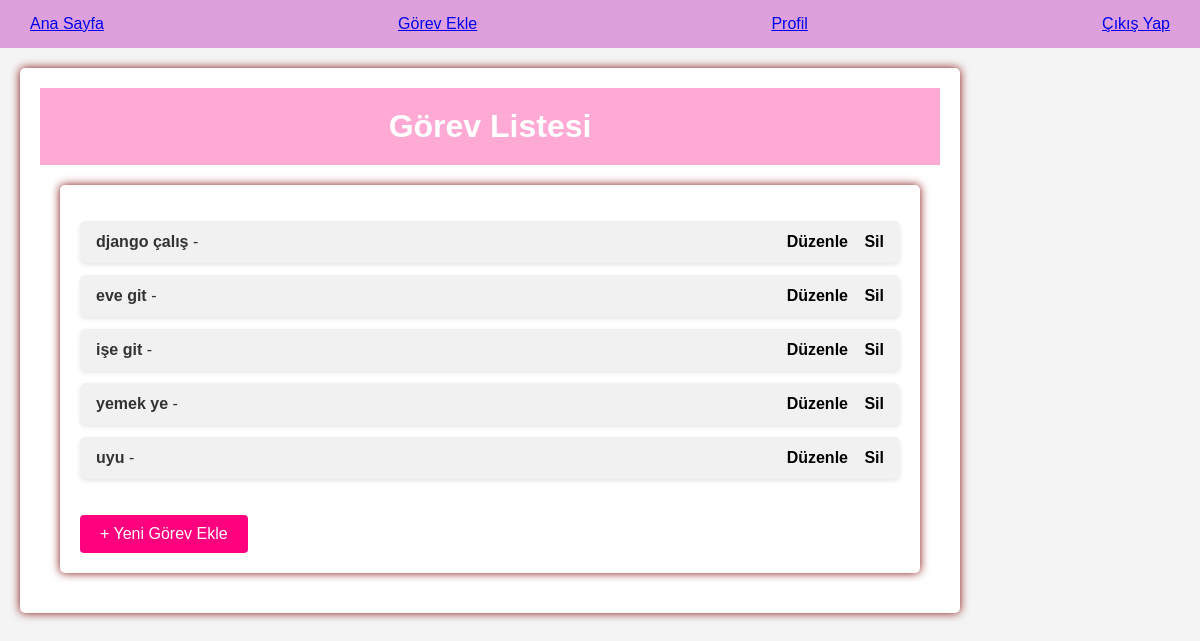
The page /tasks/ (signed in) on the database as committed earlier.
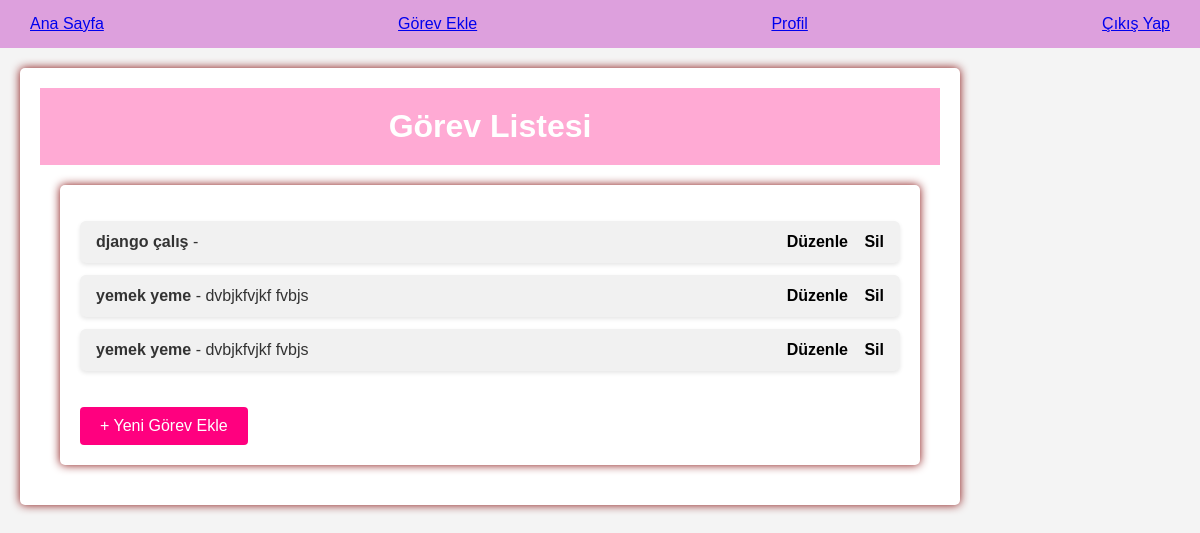
The same page on the database as committed later.
### tasks/models.py (models this page shows, shortened)
class Task(models.Model):
    user = models.ForeignKey(settings.AUTH_USER_MODEL, on_delete=models.CASCADE)
    title = models.CharField(max_length=255)
    description = models.TextField(blank=True, null=True)
    completed = models.BooleanField(default=False)
    created_at = models.DateTimeField(auto_now_add=True)

### tasks/views.py (the view)
# urls.py: path('tasks/',views.task_list, name='task_list'),
@login_required
def task_list(request):
    tasks = Task.objects.filter(user=request.user)
    return render(request, 'task_list.html', {'tasks': tasks})

### templates/task_list.html (shortened to what this page needs)
<!DOCTYPE html>
<html lang="tr">
<head>
</head>
<body>
    {% extends "navbar.html" %}
    {% block content %}
        <header>
            <h1>Görev Listesi</h1>
        </header>
        <div class="container">
            <ul>
                {% for task in tasks %}
                <li>
                    <div class="task-info">
                        <strong>{{ task.title }}</strong> - {{ task.description }}
                    </div>
                    <div class="task-actions">
                        <a href="{% url 'update_task' task_id=task.id %}">Düzenle</a>
                        <a href="{% url 'delete_task' task_id=task.id %}" class="delete-action">Sil</a>
                    </div>
                </li>
                {% empty %}
                    <p>Henüz görev eklenmemiş.</p>
                {% endfor %}
            </ul>
            <a href="{% url 'create_task' %}" class="new-task-btn">+ Yeni Görev Ekle</a>
        </div>
    {% endblock %}

### templates/navbar.html (shortened to what this page needs)
<!DOCTYPE html>
<html lang="tr">
<head>
</head>
<body>
    <div class="navbar">
        <a href="{% url 'task_list' %}">Ana Sayfa</a>
        <a href="{% url 'create_task' %}">Görev Ekle</a>
        {% if user.is_authenticated %}
            <a href="{% url 'profil' %}" class="navbar-right">Profil</a>
            <a href="{% url 'logout' %}" class="navbar-right">Çıkış Yap</a>
        {% else %}
            <a href="{% url 'login' %}" class="navbar-right">Giriş Yap</a>
            <a href="{% url 'register' %}" class="navbar-right">Kayıt Ol</a>
        {% endif %}
    </div>
    <div class="container">
        {% block content %}{% endblock %}
    </div>
</body>
</html>

### templates/task_list.html (style rules this page uses)
body { font-family: 'Arial', sans-serif; background-color: #f8f9fa; color: #333; margin: 0; padding: 0; }
header { background-color: #ffaad4; color: white; padding: 20px 0; text-align: center; }
header h1 { margin: 0; font-size: 2rem; }
.container { max-width: 900px; margin: 20px auto; padding: 20px; background-color: white; border-radius: 8px; box-shadow: 0 4px 8px rgba(0, 0, 0, 0.1); }
ul { list-style: none; padding: 0; }
li { display: flex; justify-content: space-between; align-items: center; padding: 12px 16px; margin-bottom: 12px; background-color: #f1f1f1; border-radius: 6px; box-shadow: 0 2px 4px rgba(0, 0, 0, 0.1); }
.task-info { flex-grow: 1; font-size: 1rem; }
.task-actions a { margin-left: 12px; text-decoration: none; font-weight: bold; color: #000000; transition: color 0.3s; }
.delete-action { color: red; }
.new-task-btn { display: inline-block; padding: 10px 20px; background-color: #ff007f; color: white; text-decoration: none; border-radius: 4px; font-size: 1rem; margin-top: 20px; text-align: center; }

### templates/navbar.html (style rules this page uses)
body { font-family: Arial, sans-serif; margin: 0; padding: 0; background-color: #f4f4f4; }
.navbar { display: flex; justify-content: space-between; align-items: center; background-color: plum; padding: 15px 30px; }
.container { margin: 20px; padding: 20px; background-color: white; border-radius: 5px; box-shadow: 0px 0px 10px rgb(134, 14, 14); }

Rows that differ between the two databases and show on the page:
removed Task: title "eve git"
removed Task: title "işe git"
removed Task: title "yemek ye"
changed Task (number 2 of 3 on the later page): title "uyu" → "yemek yeme"; description (not shown) → "dvbjkfvjkf fvbjs"
added Task: title "yemek yeme", description "dvbjkfvjkf fvbjs"
